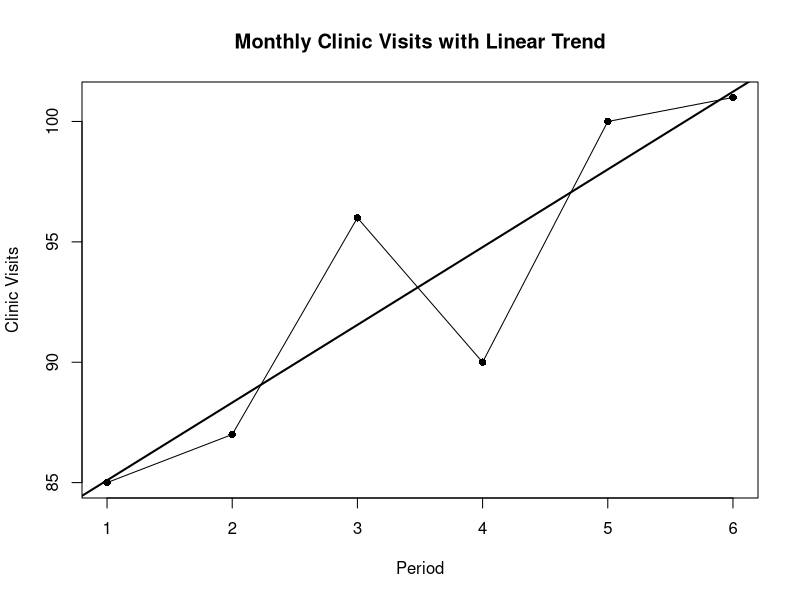

This chart was generated by the following R code:
# Problem 45: Linear Trend Analysis

# Step 1: Create the dataset
visits <- c(85, 87, 96, 90, 100, 101)

# Time periods
period <- 1:6

# Step 2: Fit a linear trend line
model <- lm(visits ~ period)

# Display model summary
summary(model)

# Step 3: Get predicted values
predicted <- fitted(model)

# Step 4: Calculate residuals
residuals <- visits - predicted

# Step 5: Calculate standard deviation of residuals
residual_sd <- sd(residuals)

# Step 6: Calculate 95% uncertainty band
# Approximately mean +/- 1.96 * residual SD
uncertainty <- 1.96 * residual_sd

# Band width from lower to upper limit
band_width <- 2 * uncertainty

# Display results
cat("Original visits:\n")
print(visits)

cat("\nPredicted values:\n")
print(round(predicted, 2))

cat("\nResiduals:\n")
print(round(residuals, 2))

cat("\nStandard deviation of residuals:\n")
print(round(residual_sd, 2))

cat("\n95% uncertainty from trend:\n")
print(round(uncertainty, 2))

cat("\n95% uncertainty band width:\n")
print(round(band_width, 2))


# Step 7: Plot the data and trend line
plot(
  period,
  visits,
  pch = 16,
  type = "o",
  main = "Monthly Clinic Visits with Linear Trend",
  xlab = "Period",
  ylab = "Clinic Visits"
)

# Add trend line
abline(model, lwd = 2)
